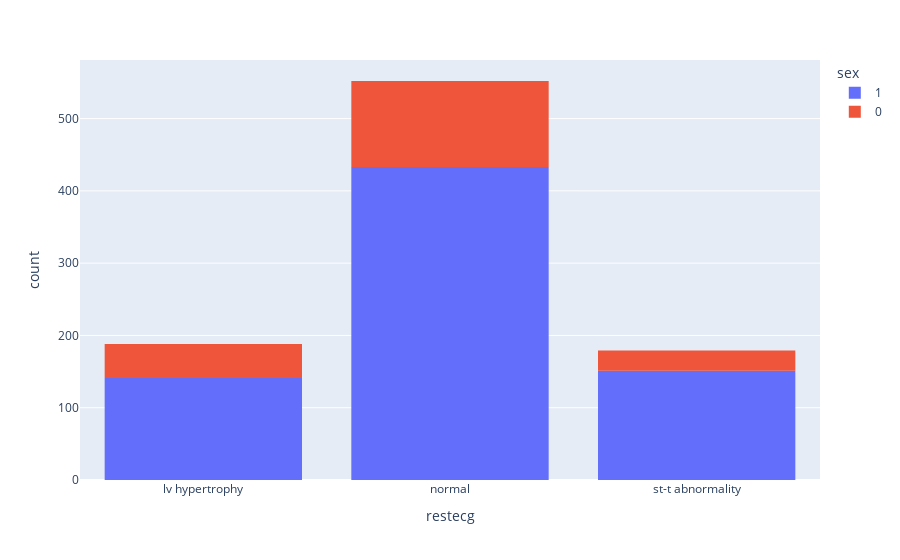

Notebook cell for this chart:
### Markdown cell above
| restecg Value  | Type of ECG Result                 |Meaning & Possible Causes|
|----------------|------------------------------------|-------------------------|
| 0              | Normal                             | No abnormalities in heart function.   |
| 1              | ST-T Wave Abnormality              |Possible ischemia, electrolyte issues,or early signs of heart disease.|
| 2             | Left Ventricular Hypertrophy (LVH) | Thickened heart muscle due to high blood pressure or other conditions.  |

### Code cell
#dealing with restecg column
print(df['restecg'].value_counts())
print(df['restecg'].isnull().sum())

#filling missing values
df['restecg'].fillna(df['restecg'].mode()[0], inplace=True)

#gender connection with restecg
fig = px.histogram(data_frame=df, x='restecg', color='sex')
fig.show()

### Figure 1 — Plotly figure (JSON) as saved in the notebook; plotly's stock layout.template omitted (floating-point values rounded to 4 significant figures; data arrays with more than 128 entries replaced by an {"elided": "..."} marker saying what was removed)
{"data": [{"alignmentgroup": "True", "bingroup": "x", "hovertemplate": "sex=1<br>restecg=%{x}<br>count=%{y}<extra></extra>", "legendgroup": "1", "marker": {"color": "#636efa", "pattern": {"shape": ""}}, "name": "1", "offsetgroup": "1", "orientation": "v", "showlegend": true, "type": "histogram", "x": {"elided": "725 str values"}, "xaxis": "x", "yaxis": "y"}, {"alignmentgroup": "True", "bingroup": "x", "hovertemplate": "sex=0<br>restecg=%{x}<br>count=%{y}<extra></extra>", "legendgroup": "0", "marker": {"color": "#EF553B", "pattern": {"shape": ""}}, "name": "0", "offsetgroup": "0", "orientation": "v", "showlegend": true, "type": "histogram", "x": {"elided": "194 str values"}, "xaxis": "x", "yaxis": "y"}], "layout": {"barmode": "relative", "legend": {"title": {"text": "sex"}, "tracegroupgap": 0}, "margin": {"t": 60}, "xaxis": {"anchor": "y", "domain": [0, 1], "title": {"text": "restecg"}}, "yaxis": {"anchor": "x", "domain": [0, 1], "title": {"text": "count"}}}}
